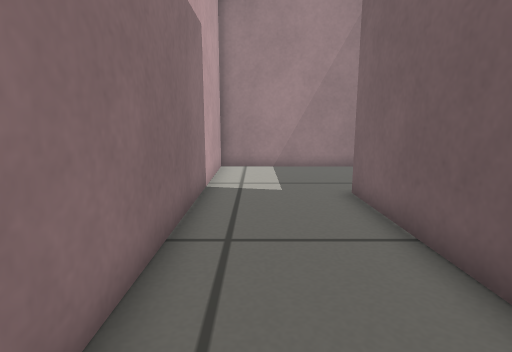
view 1 (above)

17 first-person views from a walk through a world built for the Gazebo simulator. The camera is 0.4 m above the floor, tilts 10° down and sees 80° across. The floor is counted in squares, 0.2 m on a side. Each view is taken from the middle of a square. On the plan, view 1 faces up. The plan holds only what a view shows up to about 17 squares ahead; the rest is blank. The robots in the file are not drawn.

view 2
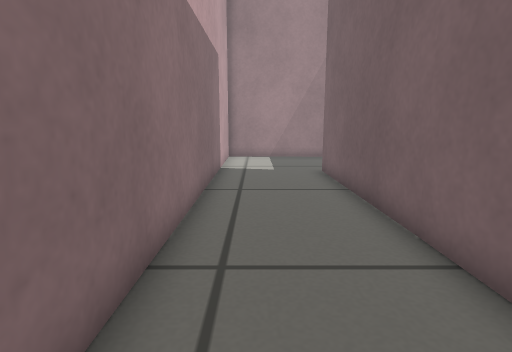

view 3
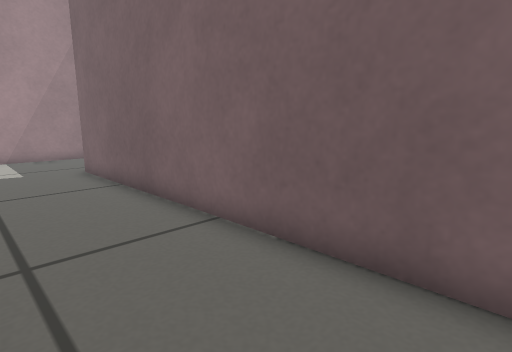

view 4
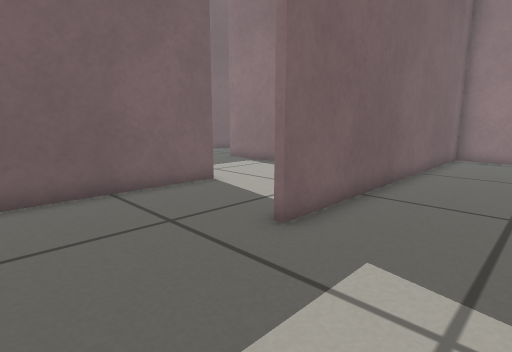

view 5
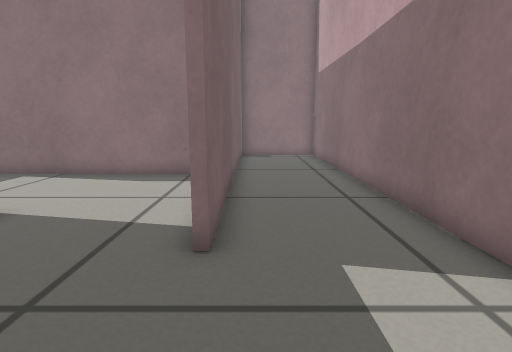

view 6
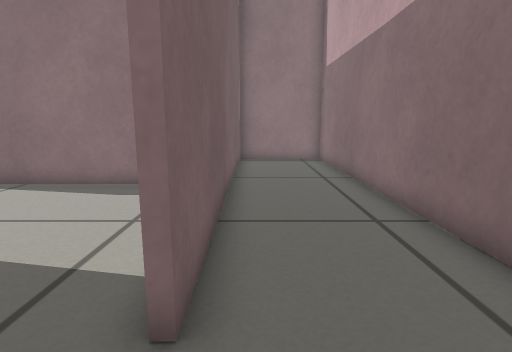

view 7
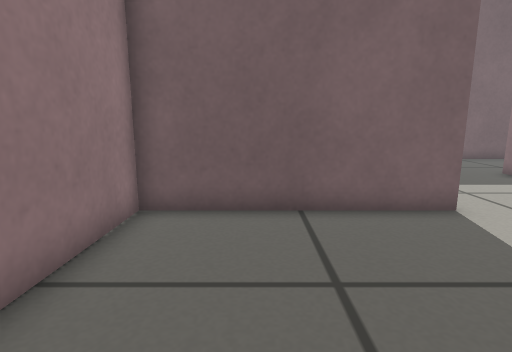

view 8
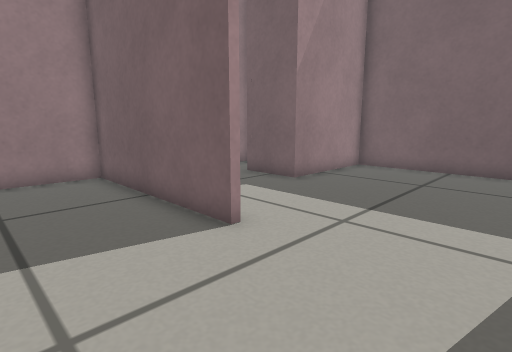

view 9
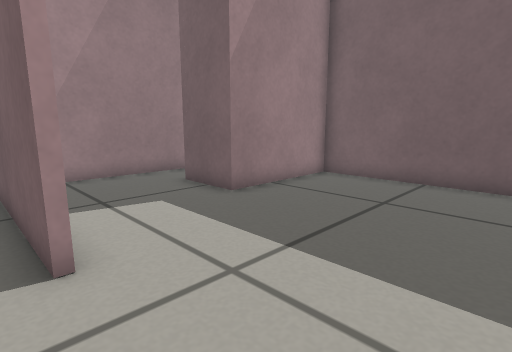

view 10
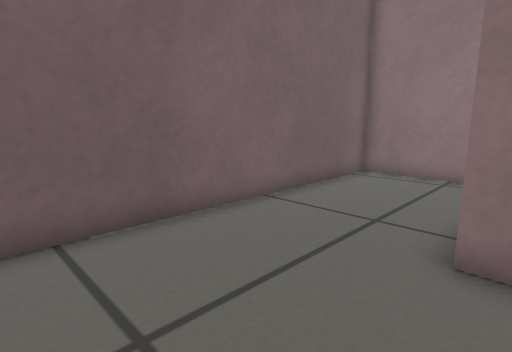

view 11
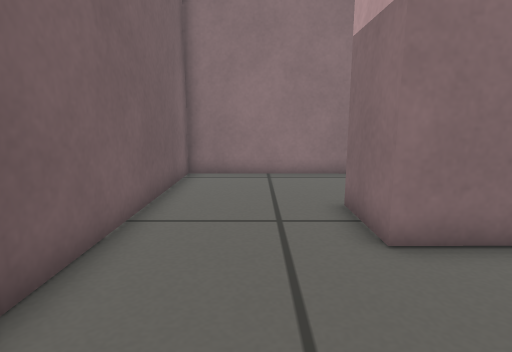

view 12
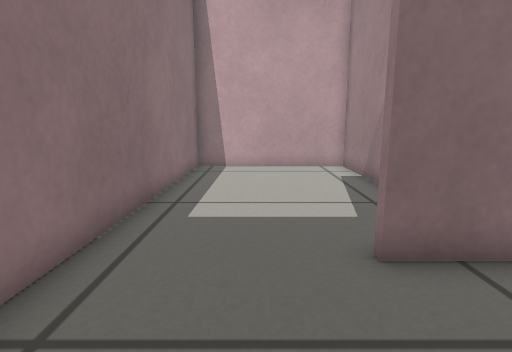

view 13
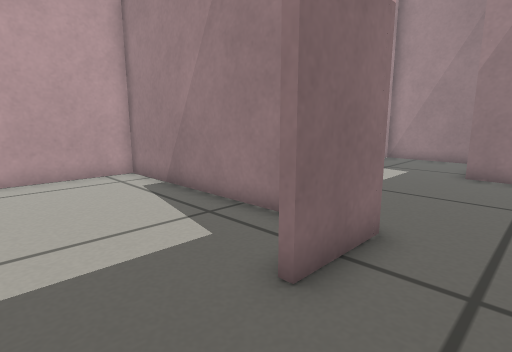

view 14
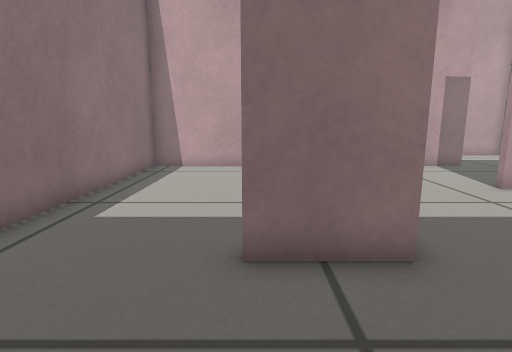

view 15
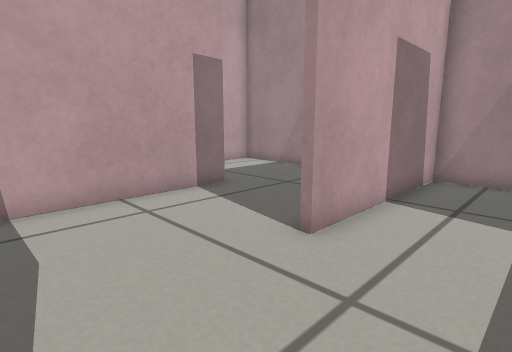

view 16
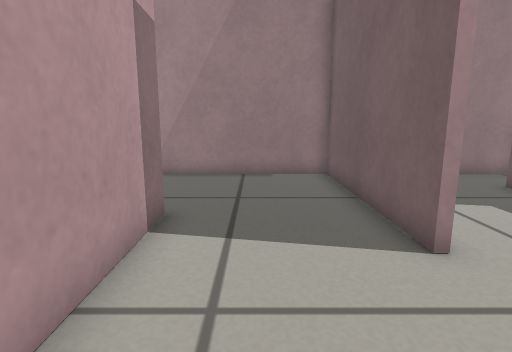

view 17
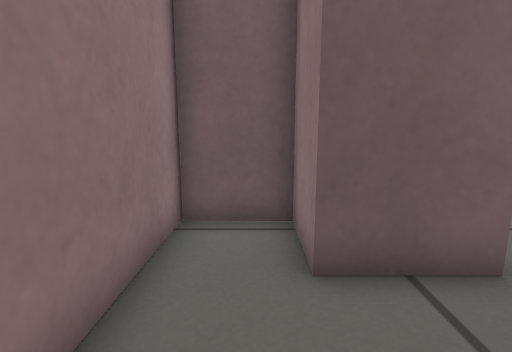

### Floor plan
Points are (right, up) in squares from view 1. A wall is a line through its corners. A room is listed if a view was taken in it or the views show most of it. See-through windows are left out.
Room 1 (views 1, 2, 3, 4, 5, 6, 7)
walls: (3.5, 13.7) (-1.6, 13.8) (-1.5, -5.6) (2.9, -5.7) (2.9, 8.5)
ways out: opening at (3, 11) to room 5
Room 2 (views 8, 9, 16)
walls: (4.4, 1.3) (7.4, 1.3); (3, 6.4) (3.1, 2.5)
ways out: opening at (8, 4) to room 3; opening at (5.5, 7.5) to room 5
Room 3 (views 10, 11, 12, 13, 14, 15, 17)
walls: (7.4, 1.3) (12.9, 1.3) (12.9, -1.3); (15.2, 13.5) (8, 13.7) (8, 6.4); (12.5, -5.8) (17.7, -5.9) (17.7, 8.7) (12.7, 8.7) (12.7, 11.2) (15, 11.2) (15, 13.5)
ways out: opening at (8, 4) to room 2; opening at (13, -3.5) to room 4
Room 4 (no view inside)
walls: (10.7, 1.1) (3.1, 1) (3.2, -5.7) (12.5, -5.8)
ways out: opening at (13, -3.5) to room 3
Room 5 (no view inside)
walls: (3, 8.6) (3, 6.4); (7.7, 6.4) (7.7, 13.7) (3.5, 13.7)
ways out: opening at (3, 11) to room 1; opening at (5.5, 7.5) to room 2

Positions as (right, up) in squares from view 1, and headings:
1: (0, 0), facing up
2: (0, -4), facing up
3: (-1, -5), facing up-right
4: (-1, 13), facing down-right
5: (2, 13), facing down
6: (2, 11), facing down
7: (1, 11), facing right
8: (4, 2), facing up-right
9: (7, 2), facing up-right
10: (12, 6), facing down-right
11: (15, 6), facing down
12: (17, -3), facing left
13: (15, -4), facing up-left
14: (17, -1), facing left
15: (11, 2), facing up-left
16: (5, 2), facing up
17: (9, 12), facing right
